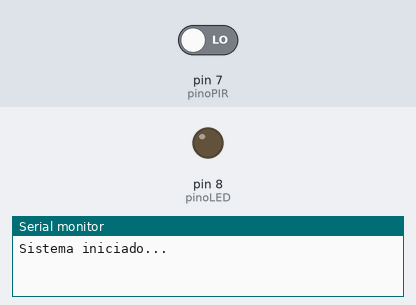
Recording of a sketch running on a simulated Arduino Uno, built with avr-gcc and run on an emulated ATmega328P. Shown: output pins drawn as LEDs (lit = HIGH), the last lines printed to the serial monitor. The test bench sets the inputs (shaded band); at power-on: pin 7 (pinoPIR) LOW.

Above: at 1.2 s.
1.3 s: pin 7 (pinoPIR) driven HIGH
At 3.8 s:
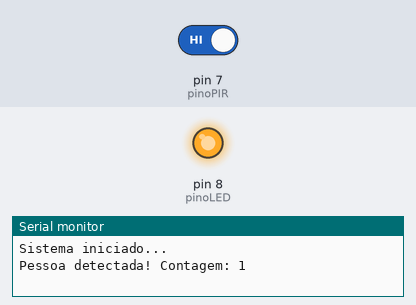
4.3 s: pin 7 (pinoPIR) driven LOW
At 4.6 s:
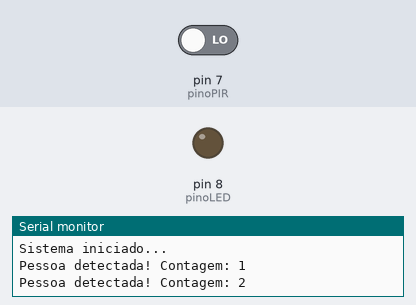
Timing chart, 0 to 7.3 s (numbered marks = the images above; inputs shaded):
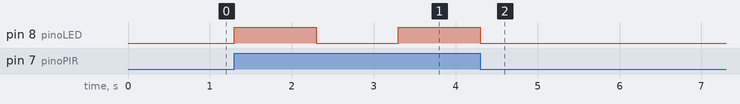

The sketch:

sketch_sep16a.ino
```cpp
int pinoPIR = 7;     // Pino do sensor PIR
int pinoLED = 8;     // Pino do LED
int estadoPIR = 0;   // Estado atual do sensor
int contador = 0;    // Contador de pessoas

void setup() {
  pinMode(pinoPIR, INPUT);
  pinMode(pinoLED, OUTPUT);
  Serial.begin(9600);
  Serial.println("Sistema iniciado...");
}

void loop() {
  estadoPIR = digitalRead(pinoPIR);

  if (estadoPIR == HIGH) { // Se detectar movimento
    digitalWrite(pinoLED, HIGH); // Liga o LED
    delay(1000);
    digitalWrite(pinoLED, LOW);
    contador++;
    Serial.print("Pessoa detectada! Contagem: ");
    Serial.println(contador);

    delay(1000); // Espera para não contar a mesma pessoa várias vezes
  } else {
    digitalWrite(pinoLED, LOW); // Desliga o LED se não houver movimento
  }
}
```

Measured:
- after the input at 1.3 s, pin 8 (pinoLED): LOW → HIGH at once, → LOW 1.0 s later, → HIGH 1.0 s later
- after the input at 4.3 s, pin 8 (pinoLED): goes on until 4.3 s, then stays LOW
